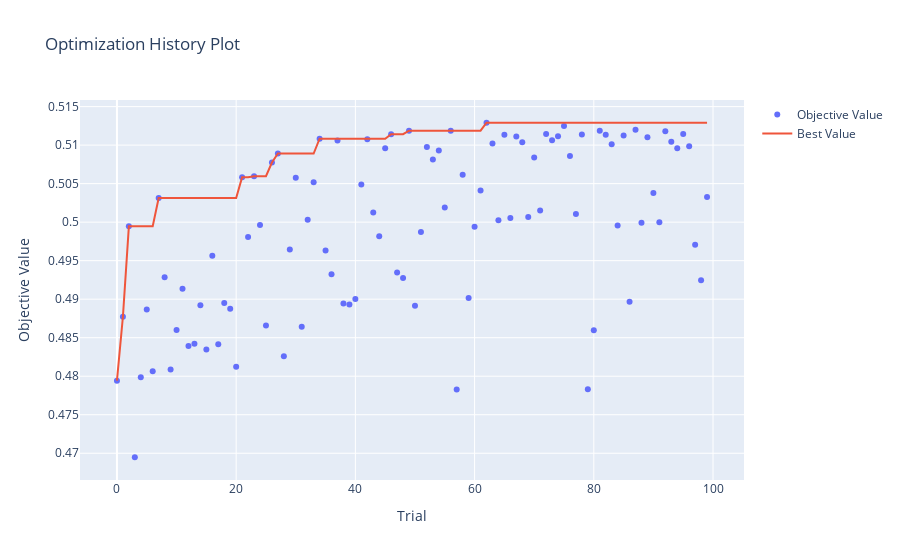

Notebook code cell kept with this figure:
### Markdown cell above
### 3.3 Optuna Visualizations
Visualizing hyper-parameter tuning results obtained by running Optuna.

### Code cell
optuna.visualization.plot_optimization_history(study)
